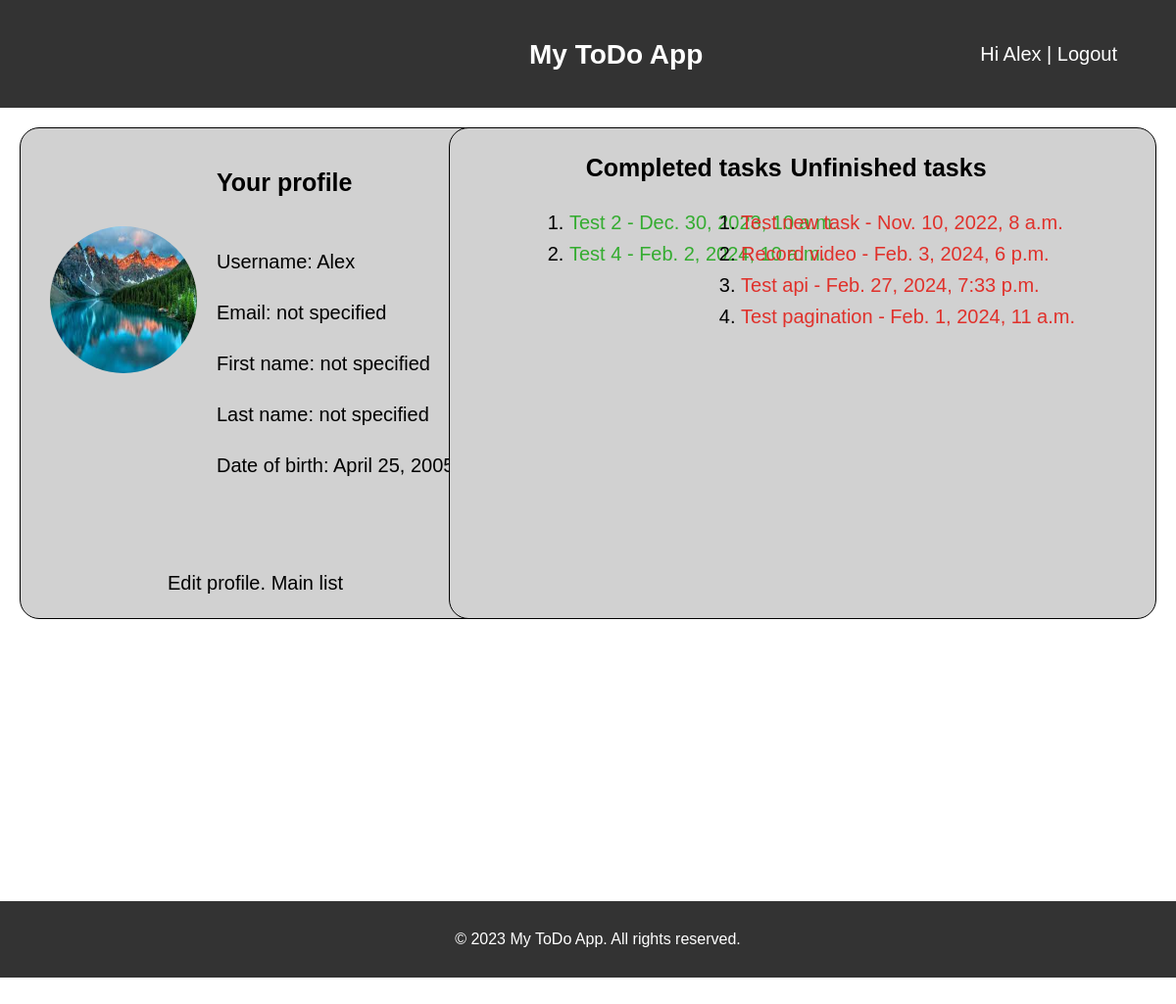
The page /profile/ (signed in) on the database as committed earlier.
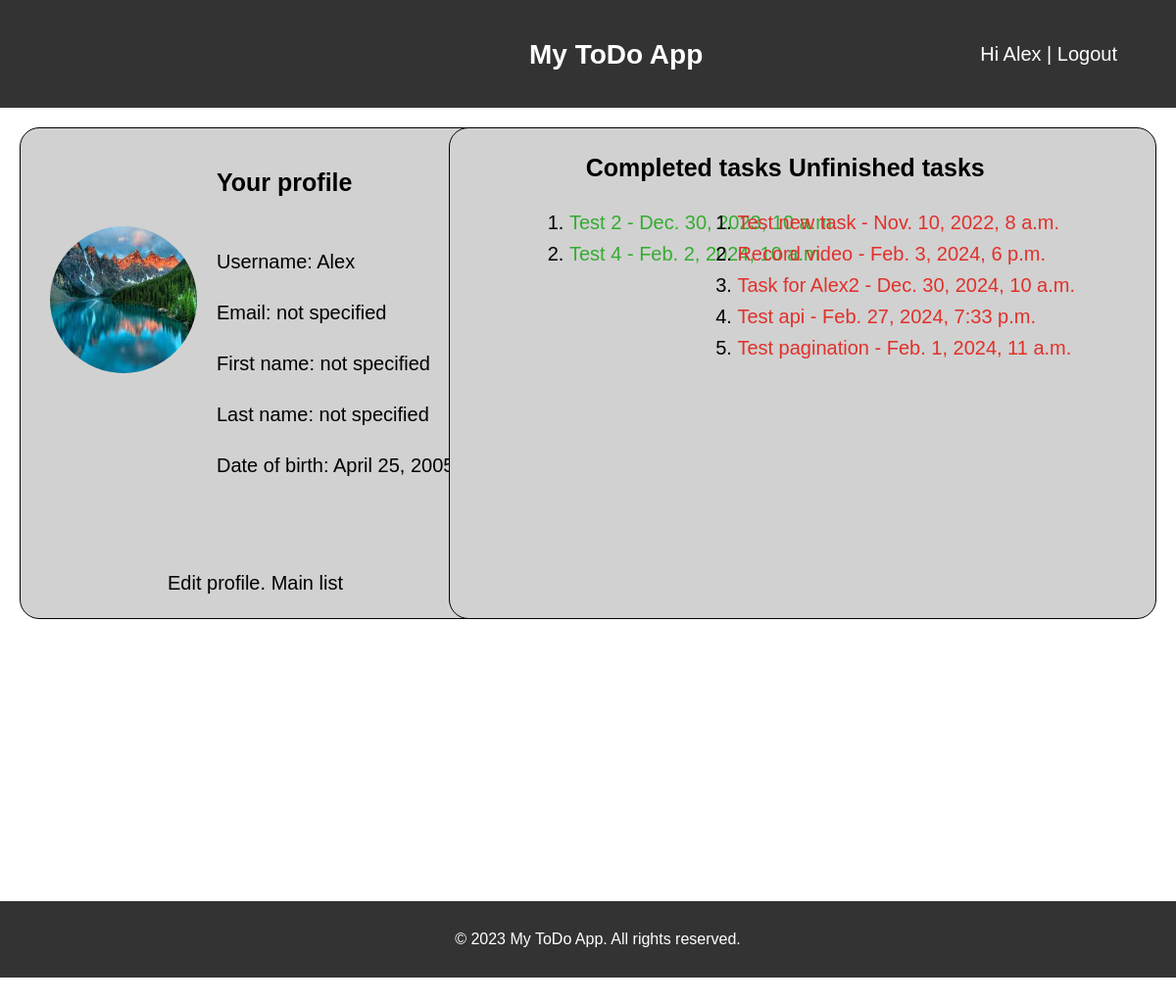
The same page on the database as committed later.
### todolist/models.py (models this page shows, shortened)
class Profile(models.Model):
    user = models.OneToOneField(settings.AUTH_USER_MODEL, on_delete=models.CASCADE)
    date_of_birth = models.DateField(blank=True, null=True)
    photo = models.ImageField(upload_to='%Y/%m/%d/', blank=True)

class Task(models.Model):
    user = models.ForeignKey(User, on_delete=models.CASCADE, related_name='tasks', verbose_name='User')
    title = models.CharField(max_length=50, verbose_name='Title')
    slug = models.SlugField(max_length=50, unique=True, db_index=True, verbose_name='URL')
    description = models.TextField(verbose_name='Description')
    finish_date = models.DateTimeField(verbose_name='Date')
    finished = models.BooleanField(default=False, verbose_name='Finished')
    signif = models.ForeignKey('Importance', on_delete=models.PROTECT, null=True,
                               verbose_name='Importance')
    tag = TaggableManager()
    class Meta:
        ordering = [ 'signif','finished', 'title', '-finish_date']
    def get_absolute_url(self):
        return reverse('todolist:task_detail' , args=[self.id])

### todolist/views.py (the view)
# urls.py: path('profile/', views.profile, name='profile'),
@login_required(login_url='login/')
def profile(request):
    user_id = request.user.id
    complete_tasks = Task.objects.filter(finished=True)
    uncomlete_tasks = Task.objects.filter(finished=False)
    profile_data = Profile.objects.get(pk=user_id)
    return render(request, 'todolist/profile.html', {
        'ctasks':complete_tasks,
        'unctasks':uncomlete_tasks,
        'profile_data': profile_data,
    })

### todolist/templates/todolist/profile.html
{% extends "todolist/base.html" %}
{% load static %}
{% block content %}
    <div class="profile">
        <div class="profile-user">
            <h3>Your profile</h3>
            <div class="profile-data">
                <p>Username: {{request.user.username}}</p>
                {% if request.user.email %}
                <p>Email: {{request.user.email}}</p>
                {% else %}
                <p>Email: not specified</p>
                {% endif %}
                {% if request.user.first_name %}
                <p>First name: {{request.user.first_name}}</p>
                {% else %}
                <p>First name: not specified</p>
                {% endif %}
                {% if request.user.last_name %}
                <p>Last name: {{request.user.last_name}}</p>
                {% else %}
                <p>Last name: not specified</p>
                {% endif %}
                {% if profile_data.date_of_birth %}
                <p>Date of birth: {{profile_data.date_of_birth}}</p>
                {% else %}
                <p>Date of birth: not specified</p>
                {% endif %}
            </div>
            <img alt="Profile image" src="{{profile_data.photo.url}}">
            <p class="profile-nav"><a href="{% url 'todolist:edit_profile' %}">Edit profile</a>. <a href="{% url 'todolist:home' %}">Main list</a></p>
        </div>
        <div class="profile-tasks">
            <div class="profile-wrapper">
                <div class="finished-tasks">
                    <div class="title">
                            <span>Completed tasks</span>
                    </div>
                    <div class="task-list">
                        <ul>
                            {% for task in ctasks %}
                                <li><a target="_blank" href="{{task.get_absolute_url}}">{{task.title}} - {{task.finish_date}}</a></li>
                            {% endfor %}
                        </ul>
                    </div>
                </div>
                <div class="unfinished-tasks">
                    <div class="title">
                        <span>Unfinished tasks</span>
                    </div>
                    <div class="task-list">
                        <ul>
                            {% for task in unctasks %}
                                <li><a target="_blank" href="{{task.get_absolute_url}}">{{task.title}} - {{task.finish_date}}</a></li>
                            {% endfor %}
                        </ul>
                    </div>
                </div>
        </div>
        </div>
    </div>
{% endblock %}

### todolist/templates/todolist/base.html (shortened to what this page needs)
{% load static %}
<!DOCTYPE html>
<html>
<head>
  <link rel="stylesheet" type="text/css" href="{% static 'todolist/css/style.css' %}">
</head>
<body>
  <header>
    <h1 class="title-name">My ToDo App</h1>
    {% if request.user.is_authenticated %}
      <span class="user"> Hi <a href="{% url 'todolist:profile' %}">{{request.user.username|capfirst}}</a> |
        <a href="{% url 'todolist:logout' %}">Logout</a>
      </span>
    {% endif %}
  </header>
  <content>
    {% block content %}
    {% endblock %}
  </content>
  <footer>
    <div class="cont-foot">
      <p>&copy; 2023 My ToDo App. All rights reserved.</p>
    </div>
  </footer>
</body>
</html>

### todolist/static/todolist/css/style.css (style rules this page uses)
html { height: 150%; }
body { font-family: Arial, sans-serif; line-height: 1.6; margin: 0; padding: 0; height: 100%; overflow-x: hidden; }
content { display: block; height: 100%; }
header { background-color: #333; color: #fff; padding: 15px; position: relative; text-align: center; font-size: 14px; height: 80px; }
footer { background-color: #333; color: #fff; padding: 10px; text-align: center; position:relative; width: 100%; margin: 0; margin-top: 10px; flex: 0 0 auto; }
.cont-foot { max-width: 960px; margin: 0 auto; }
.title-name { position: absolute; display: inline-block; left: 45%; }
.user { display: inline-block; position: absolute; top: 35%; right: 5%; font-size: 20px; }
.user a { text-decoration: none; color: #fff; }
.profile { position: relative; width: 100%; height: 100%; }
.profile-user { height: 500px; width: 500px; position: relative; background-color: #d1d1d1; border: 1px solid; border-radius: 20px; top: 20px; left: 20px; }
.profile-user h3 { font-size: 25px; top: 10px; left: 40%; position: absolute; }
.profile-user p { font-size: 20px; margin-bottom: 15px; }
.profile-user img { position: absolute; top: 100px; left: 30px; height: 150px; width: 150px; border-radius: 100%; overflow: hidden; }
.profile-data { position: absolute; height: 100%; width: 60%; top: 20%; right: 0; }
.profile-tasks { position: absolute; background-color: #d1d1d1; border: 1px solid; border-radius: 20px; width: 60%; top: 20px; right: 20px; height: 500px; }
.profile-wrapper { position: relative; width: 100%; }
.finished-tasks,.unfinished-tasks { padding: 10px; position: absolute; top:10px; }
.unfinished-tasks { right: 10%; }
.finished-tasks { left: 10%; }
.profile-tasks .title { font-size: 25px; font-weight: bold; text-align: center; }
.task-list ul { list-style-type: decimal; font-size: 20px; }
.task-list a { text-decoration: none; color:#000; }
.finished-tasks a { color:rgb(52, 172, 48) }
.unfinished-tasks a { color:rgb(224, 49, 43) }
.profile-nav { position: absolute; bottom: 5px; font-size: 20px; left: 30%; }
.profile-nav a { text-decoration: none; color: #000; }

Rows that differ between the two databases and show on the page:
added Task: title "Task for Alex2", finish_date "Dec. 30, 2024, 10 a.m."
